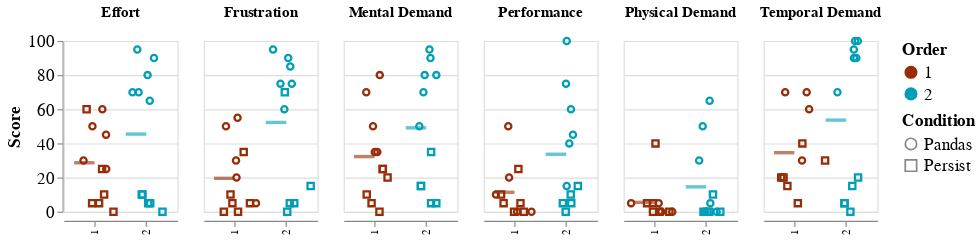

This figure's notebook cell:
### Markdown cell above
## Order

### Code cell
split_beeswarm(tlx_df, "Order", shape="Condition")

### Figure 1 — Vega-Lite specification as saved in the notebook (floating-point values rounded to 4 significant figures)
{"config": {"view": {"continuousWidth": 300, "continuousHeight": 300}, "tick": {"bandSize": 30}}, "data": {"name": "data-b02e5c03410ee7475d45b4787ec09db2"}, "facet": {"column": {"field": "ScoreType", "header": {"labelFontSize": 13, "labelFontWeight": "bold"}, "title": null, "type": "nominal"}}, "spec": {"layer": [{"mark": {"type": "point", "opacity": 1}, "encoding": {"color": {"field": "Order", "legend": {"labelFontSize": 15, "titleFontSize": 15}, "scale": {"range": ["#972D07", "#009FB7"]}, "sort": ["Persist", "Pandas"], "type": "nominal"}, "shape": {"field": "Condition", "legend": {"labelFontSize": 15, "titleFontSize": 15}, "type": "nominal"}, "x": {"field": "Order", "sort": ["Persist", "Pandas"], "title": null, "type": "nominal"}, "xOffset": {"field": "jitter", "type": "quantitative"}, "y": {"aggregate": "mean", "axis": {"titleFontSize": 15, "labelFontSize": 15}, "field": "Score", "title": "Score", "type": "quantitative"}}, "transform": [{"calculate": "sqrt(-16*log(random()))*cos(16*PI*random())", "as": "jitter"}]}, {"mark": {"type": "tick", "color": "red", "opacity": 0.6, "orient": "horizontal", "thickness": 3}, "encoding": {"color": {"field": "Order", "legend": {"labelFontSize": 15, "titleFontSize": 15}, "scale": {"range": ["#972D07", "#009FB7"]}, "sort": ["Persist", "Pandas"], "type": "nominal"}, "x": {"field": "Order", "sort": ["Persist", "Pandas"], "title": null, "type": "nominal"}, "y": {"aggregate": "mean", "axis": {"titleFontSize": 15, "labelFontSize": 15}, "field": "Score", "title": "Score", "type": "quantitative"}}}], "height": 150, "transform": [{"fold": ["Mental Demand", "Physical Demand", "Temporal Demand", "Performance", "Effort", "Frustration"], "as": ["ScoreType", "Score"]}], "width": 100}, "$schema": "https://vega.github.io/schema/vega-lite/v5.16.3.json", "datasets": {"data-b02e5c03410ee7475d45b4787ec09db2": [{"PID": 1, "Order": 1, "Condition": "Persist", "Dataset": "Avalanche", "Mental Demand": 5, "Physical Demand": 0, "Temporal Demand": 5, "Performance": 0, "Effort": 5, "Frustration": 0}, {"PID": 1, "Order": 2, "Condition": "Pandas", "Dataset": "Video Games", "Mental Demand": 90, "Physical Demand": 0, "Temporal Demand": 100, "Performance": 60, "Effort": 95, "Frustration": 85}, {"PID": 2, "Order": 1, "Condition": "Pandas", "Dataset": "Avalanche", "Mental Demand": 35, "Physical Demand": 0, "Temporal Demand": 60, "Performance": 10, "Effort": 50, "Frustration": 5}, {"PID": 2, "Order": 2, "Condition": "Persist", "Dataset": "Video Games", "Mental Demand": 5, "Physical Demand": 0, "Temporal Demand": 0, "Performance": 5, "Effort": 5, "Frustration": 0}, {"PID": 3, "Order": 1, "Condition": "Persist", "Dataset": "Video Games", "Mental Demand": 25, "Physical Demand": 40, "Temporal Demand": 30, "Performance": 5, "Effort": 25, "Frustration": 35}, {"PID": 3, "Order": 2, "Condition": "Pandas", "Dataset": "Avalanche", "Mental Demand": 70, "Physical Demand": 65, "Temporal Demand": 90, "Performance": 15, "Effort": 70, "Frustration": 75}, {"PID": 4, "Order": 1, "Condition": "Pandas", "Dataset": "Video Games", "Mental Demand": 70, "Physical Demand": 0, "Temporal Demand": 30, "Performance": 50, "Effort": 60, "Frustration": 55}, {"PID": 4, "Order": 2, "Condition": "Persist", "Dataset": "Avalanche", "Mental Demand": 15, "Physical Demand": 0, "Temporal Demand": 15, "Performance": 10, "Effort": 10, "Frustration": 15}, {"PID": 5, "Order": 1, "Condition": "Persist", "Dataset": "Avalanche", "Mental Demand": 0, "Physical Demand": 5, "Temporal Demand": 15, "Performance": 5, "Effort": 5, "Frustration": 5}, {"PID": 5, "Order": 2, "Condition": "Pandas", "Dataset": "Video Games", "Mental Demand": 95, "Physical Demand": 5, "Temporal Demand": 100, "Performance": 100, "Effort": 90, "Frustration": 75}, {"PID": 6, "Order": 1, "Condition": "Pandas", "Dataset": "Avalanche", "Mental Demand": 80, "Physical Demand": 5, "Temporal Demand": 70, "Performance": 0, "Effort": 45, "Frustration": 20}, {"PID": 6, "Order": 2, "Condition": "Persist", "Dataset": "Video Games", "Mental Demand": 35, "Physical Demand": 0, "Temporal Demand": 5, "Performance": 5, "Effort": 0, "Frustration": 5}, {"PID": 7, "Order": 1, "Condition": "Persist", "Dataset": "Video Games", "Mental Demand": 20, "Physical Demand": 5, "Temporal Demand": 20, "Performance": 25, "Effort": 10, "Frustration": 10}, {"PID": 7, "Order": 2, "Condition": "Pandas", "Dataset": "Avalanche", "Mental Demand": 80, "Physical Demand": 50, "Temporal Demand": 90, "Performance": 75, "Effort": 80, "Frustration": 95}, {"PID": 8, "Order": 1, "Condition": "Persist", "Dataset": "Avalanche", "Mental Demand": 25, "Physical Demand": 0, "Temporal Demand": 40, "Performance": 10, "Effort": 60, "Frustration": 0}, {"PID": 8, "Order": 2, "Condition": "Pandas", "Dataset": "Video Games", "Mental Demand": 80, "Physical Demand": 0, "Temporal Demand": 95, "Performance": 40, "Effort": 65, "Frustration": 60}, {"PID": 9, "Order": 1, "Condition": "Pandas", "Dataset": "Video Games", "Mental Demand": 50, "Physical Demand": 5, "Temporal Demand": 20, "Performance": 20, "Effort": 25, "Frustration": 30}, {"PID": 9, "Order": 2, "Condition": "Persist", "Dataset": "Avalanche", "Mental Demand": 5, "Physical Demand": 10, "Temporal Demand": 5, "Performance": 0, "Effort": 10, "Frustration": 5}, {"PID": 10, "Order": 1, "Condition": "Persist", "Dataset": "Avalanche", "Mental Demand": 10, "Physical Demand": 0, "Temporal Demand": 20, "Performance": 0, "Effort": 0, "Frustration": 5}, {"PID": 10, "Order": 2, "Condition": "Pandas", "Dataset": "Video Games", "Mental Demand": 50, "Physical Demand": 30, "Temporal Demand": 70, "Performance": 45, "Effort": 70, "Frustration": 90}, {"PID": 11, "Order": 1, "Condition": "Pandas", "Dataset": "Avalanche", "Mental Demand": 35, "Physical Demand": 0, "Temporal Demand": 70, "Performance": 0, "Effort": 30, "Frustration": 50}, {"PID": 11, "Order": 2, "Condition": "Persist", "Dataset": "Video Games", "Mental Demand": 15, "Physical Demand": 0, "Temporal Demand": 20, "Performance": 15, "Effort": 5, "Frustration": 70}]}}
